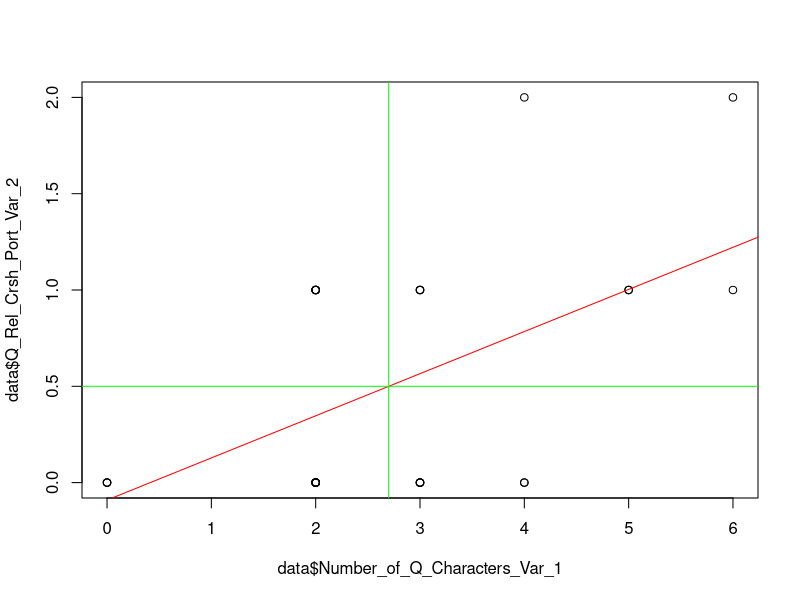
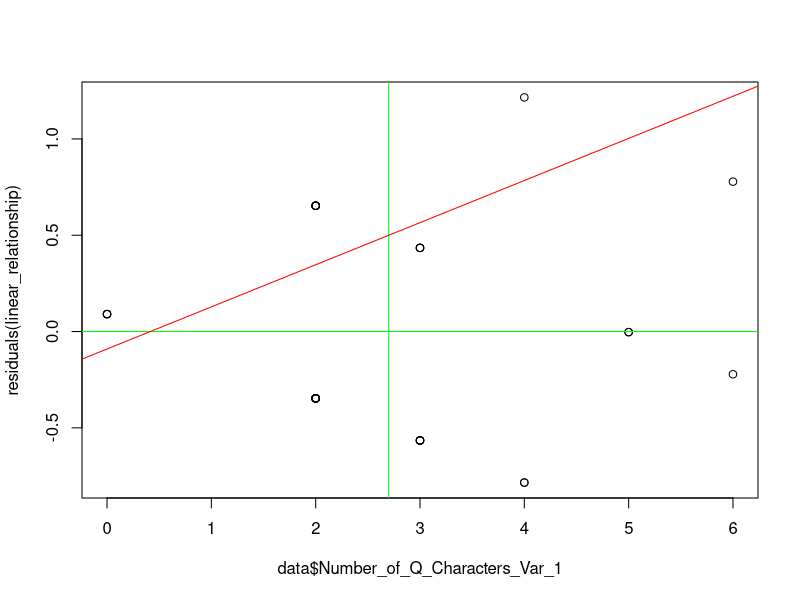

Here is the R script that generated these plots, in order:
## Project:  STA 215, Fall 2023, Final Project
# Located:   Kline TCNJ Google Drive
# File Name: template
# Date:      2023_11_16
# Who:       Zachary D. Kline



## Load packages
# NOTE: Run base.R if these commands return an error!
library(readr)
library(dplyr)
library(tidytext)
library(tidyverse)
library(ggplot2)
library(haven)
library(forcats)
library(psych)

# Load data 
data <- read_delim("raw_data.csv")



##################################################################################
############### STEP 1: Table 1    ####################   
##################################################################################
mean(data$Number_of_Q_Characters_Var_1)
sd(data$Number_of_Q_Characters_Var_1)
table(data$Number_of_Q_Characters_Var_1)
describe(data$Number_of_Q_Characters_Var_1)
summary(data$Number_of_Q_Characters_Var_1)

mean(data$Q_Rel_Crsh_Port_Var_2)
sd(data$Q_Rel_Crsh_Port_Var_2)
table(data$Q_Rel_Crsh_Port_Var_2)
describe(data$Q_Rel_Crsh_Port_Var_2)
summary(data$Q_Rel_Crsh_Port_Var_2)

table(data$Q_Character_Present_Var_1)

table(data$Q_Rel_Crsh_Ment_Var_2)

##################################################################################
####################  STEP 2: Table  2             ####################   
##################################################################################
table(data$Q_Character_Present_Var_1, data$Q_Rel_Crsh_Ment_Var_2)

##################################################################################
####################   STEP 3: Chi squared test             ####################   
##################################################################################
chisq.test(table(data$Q_Character_Present_Var_1, data$Q_Rel_Crsh_Ment_Var_2))

##################################################################################
####################  STEP 4: ANOVA                ####################   
##################################################################################
anova <- aov(Number_of_Q_Characters_Var_1 ~ Q_Character_Present_Var_1, data = data)
summary(anova)
anova_adapted <- aov(Number_of_Q_Characters_Var_1 ~ Q_Character_Present_Var_1, data = data)
summary(anova_adapted)

##################################################################################
####################  STEP 5: Correlation                ####################   
##################################################################################
cor(data$Number_of_Q_Characters_Var_1, data$Q_Rel_Crsh_Port_Var_2)

##################################################################################
####################  STEP 6: Linear Regression                ####################   
##################################################################################
linear_relationship <- lm(Q_Rel_Crsh_Port_Var_2 ~ Number_of_Q_Characters_Var_1, data = data)
summary(linear_relationship)
##################################################################################
####################  STEP 7: Figure 1                                ####################   
##################################################################################
plot(data$Number_of_Q_Characters_Var_1, data$Q_Rel_Crsh_Port_Var_2)
abline(linear_relationship, col = "red")
abline(h=0.5, col = "green")
abline(v = 2.7, col = "green")
##################################################################################
####################  STEP 8: Examine residuals                     ####################   
##################################################################################
plot(data$Number_of_Q_Characters_Var_1, residuals(linear_relationship))
abline(v = 2.7, col = "green")
mean(residuals(linear_relationship))
abline(h = -1.895932e-17, col = "green")
abline(linear_relationship, col = "red")
